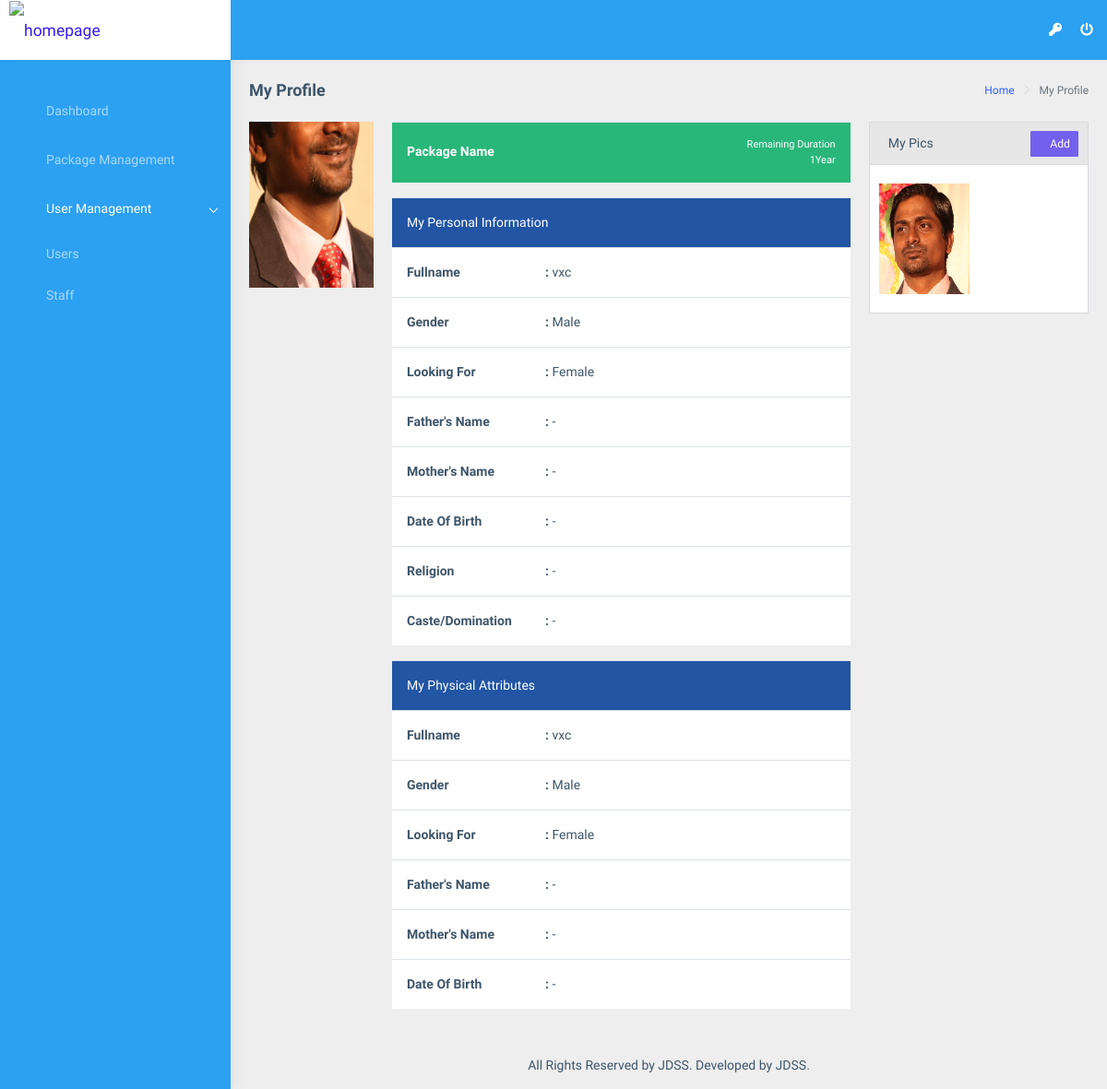
The page /profile/ (signed in) on the database its author committed.
### app/models.py (models this page shows, shortened)
class ProfilePictures(models.Model):
    user = models.ForeignKey(
        CustomUser,
        db_index = True,
        null = True,
        blank = True,
        on_delete = models.CASCADE,
    )
    picture = models.FileField(
        upload_to = profile_pics_directory,
        null = True,
        blank = True,
    )
    set_as_profile_pic = models.BooleanField(
        db_index = True,
        null = True,
        default = False,
        blank = True,
    )
    class Meta:
        verbose_name_plural = "User Profile Pictures"

class Profile(models.Model):
    user = models.ForeignKey(
        CustomUser,
        db_index = True,
        null = True,
        blank = True,
        on_delete = models.CASCADE,
    )
    package = models.ForeignKey(
        Package,
        db_index = True,
        null = True,
        blank = True,
        on_delete = models.SET_NULL,
    )
    fullname = models.CharField(
        max_length = 250,
        db_index = True,
        null = True,
        blank = False,
    )
    MALE = 'M'
    FEMALE = 'F'
    gender_choices = ((MALE, 'Male'), (FEMALE, 'Female'))
    gender = models.CharField(
        max_length = 1,
        db_index = True,
        null = True,
        blank = False,
        choices = gender_choices,
    )
    looking_for_gender = models.CharField(
        max_length = 1,
        db_index = True,
        null = True,
        blank = False,
        choices = gender_choices,
    )
    aged_from = models.IntegerField(
        db_index = True,
        null = True,
        blank = False,
    )
    aged_to = models.IntegerField(
        db_index = True,
        null = True,
        blank = False,
    )
    father_name = models.CharField(
        max_length = 250,
        db_index = True,
        null = True,
        blank = False,
    )
    mother_name = models.CharField(
        max_length = 250,
        db_index = True,
        null = True,
        blank = False,
    )
    dob = models.DateField(
        db_index = True,
        null = True,
        blank = False,
    )
    height = models.IntegerField(
        db_index = True,
        null = True,
        blank = False,
    )
    weight = models.IntegerField(
        db_index = True,
        null = True,
        blank = False,
    )
    complexion = models.CharField(
        max_length = 50,
        db_index = True,
        null = True,
        blank = False,
    )
    religion = models.ForeignKey(
        Religion,
        db_index = True,
        null = True,
        blank = True,
        on_delete = models.SET_NULL,
    )
    caste_creed = models.ForeignKey(
        Caste,
        db_index = True,
        null = True,
        blank = True,
        on_delete = models.SET_NULL,
    )
    qualification = models.CharField(
        max_length = 250,
        db_index = True,
        null = True,
        blank = False,
    )
    job_details = models.CharField(
        max_length = 250,
        db_index = True,
        null = True,
        blank = False,
    )
    phone_number = models.CharField(
        max_length = 20,
        db_index = True,
        null = True,
        blank = False,
    )
    phone_number_alternative = models.CharField(
        max_length = 20,
        db_index = True,
        null = True,
        blank = False,
    )
    address = models.TextField(
        db_index = True,
        null = True,
        blank = False,
    )
    biodata = models.FileField(
        upload_to = 'resumes',
        null = True,
        blank = True,
    )
    descriptions = models.TextField(
        null = True,
        blank = True,
    )
    block_profile_pics = models.BooleanField(
        default = False,
        db_index = True,
        null = True,
        blank = True,
    )
    created_on = models.DateTimeField(
        auto_now_add = True,
        db_index = True,
        null = True,
        blank = True,
    )
    updated_on = models.DateTimeField(
        auto_now_add = False,
        db_index = True,
        null = True,
        blank = True,
    )
    class Meta:
        verbose_name_plural = "User Profiles"

### app/views/profiles_filters.py (the view)
# urls.py: path('profile/', never_cache(login_required(profiles_filters.UserProfileView.as_view())), name="user_profile"),
class UserProfileView(View):
    template_name = 'app/base/base.html'
    data = defaultdict()
    data["included_template"] = 'app/users/profile.html'
    data["page_title"] = "My Profile"
    data["css_files"] = []
    data["js_files"] = []
    def get(self, request):
        try:
            profile_pic = ProfilePictures.objects.get(user=request.user, set_as_profile_pic=True)
            pro_pic = profile_pic.picture
        except:
            pro_pic = ""
            pass
        self.data["pro_pic"] = pro_pic
        self.data["profile"] = Profile.objects.get(user=request.user)
        self.data["gallery"] = ProfilePictures.objects.filter(user=request.user, set_as_profile_pic=False)
        return render(request, self.template_name, self.data)

### app/templatetags/common_filters.py (called while the page is built)
@register.simple_tag
def load_css_files(scripts = list()):
    html = []
    for script in scripts:
        html.append('<link rel="stylesheet" href="'+settings.STATIC_URL+script+'"/>')
    return safestring.mark_safe(''.join(html))

@register.simple_tag
def load_javascript_files(scripts = list()):
    html = []
    for script in scripts:
        html.append('<script src="'+settings.STATIC_URL+script+'"></script>')
    return safestring.mark_safe(''.join(html))

### app/templates/app/base/base.html (shortened to what this page needs)
{% load static %}
{% load common_filters %}
<!DOCTYPE html>
<html dir="ltr" lang="en">
<head>
    <link href="{% static 'base_files/css/style.min.css' %}" rel="stylesheet">
	<link href="{% static 'custom_files/css/custom.css' %}" rel="stylesheet">
</head>
<body>
    <div id="main-wrapper">
        <header class="topbar" style="background-color:#2ca0f1;">
            <nav class="navbar top-navbar navbar-expand-md">
                <div class="navbar-header">
                    <a class="navbar-brand" href="index.html" style="background-color:#FFF; text-align:center">
                        <span class="logo-text text-center">
                             <img src="{% static 'images/numpy-pandas.jpeg' %}" style="width:92px;" alt="homepage" class="light-logo" />
                        </span>
                    </a>
                </div>
                <div class="navbar-collapse collapse" id="navbarSupportedContent_1" style="background-color:#2ca0f1;">
                    <ul class="navbar-nav float-left mr-auto">
                        <li class="nav-item d-none d-md-block">
							<a class="nav-link sidebartoggler waves-effect waves-light" href="javascript:void(0)" data-sidebartype="mini-sidebar" style="color:#FFFFFF;">
								<i class="mdi mdi-menu font-24"></i>
							</a>
						</li>
                    </ul>
                    <ul class="navbar-nav float-right">
						<i  data-toggle="modal" data-target="#change_password_modal" title="Change Password" style="cursor:pointer; text-decoration:none; color:#FFFFFF; margin-right: 15px; margin-top: 3px;" class="fa fa-key m-r-5 m-l-5"></i>
						<a style="text-decoration:none; color:#FFFFFF" href="{% url 'logout' %}">
							<i class="fa fa-power-off m-r-5 m-l-5"></i>
						</a>
                    </ul>
                </div>
            </nav>
        </header>
        <aside class="left-sidebar" style="background-color:#2ca0f1;">
            <div class="scroll-sidebar">
                <nav class="sidebar-nav">
                    <ul id="sidebarnav" class="p-t-30">
                        <li class="sidebar-item">
							<a class="sidebar-link waves-effect waves-dark sidebar-link" href="{% url 'dashboard' %}" aria-expanded="false">
								<i class="mdi mdi-view-dashboard"></i>
								<span class="hide-menu">Dashboard</span>
							</a>
						</li>
						<li class="sidebar-item">
							<a class="sidebar-link waves-effect waves-dark sidebar-link" href="{% url 'staff_package_management_view' %}" aria-expanded="false">
								<i class="mdi mdi-view-dashboard"></i>
								<span class="hide-menu">Package Management</span>
							</a>
						</li>
						<li class="sidebar-item">
							<a class="sidebar-link has-arrow waves-effect waves-dark active" href="javascript:void(0)" aria-expanded="false">
								<i class="mdi mdi-receipt"></i>
								<span class="hide-menu">User Management</span>
							</a>
                            <ul aria-expanded="false" class="collapse first-level in">
                                <li class="sidebar-item">
									<a href="{% url 'user_management_view' %}" class="sidebar-link">
										<i class="mdi mdi-note-outline"></i>
										<span class="hide-menu"> Users </span>
									</a>
								</li>
                                <li class="sidebar-item">
									<a href="{% url 'staff_management_view' %}" class="sidebar-link">
										<i class="mdi mdi-note-plus"></i>
										<span class="hide-menu"> Staff </span>
									</a>
								</li>
                            </ul>
                        </li>
                    </ul>
                </nav>
            </div>
        </aside>
        <div class="page-wrapper">
             <div class="page-breadcrumb">
                <div class="row">
                    <div class="col-12 d-flex no-block align-items-center">
                        <h4 class="page-title">{{page_title}}</h4>
                        <div class="ml-auto text-right">
                            <nav aria-label="breadcrumb">
                                <ol class="breadcrumb">
                                    <li class="breadcrumb-item"><a href="#">Home</a></li>
                                    <li class="breadcrumb-item active" aria-current="page">{{page_title}}</li>
                                </ol>
                            </nav>
                        </div>
                    </div>
                </div>
            </div>
            <div class="container-fluid">
                {% include included_template %}
            </div>
            <footer class="footer text-center">
                All Rights Reserved by JDSS. Developed by JDSS</a>.
            </footer>
        </div>
    </div>
</body>
</html>

### app/templates/app/users/profile.html
{% load static %}
<div class="row">
	<div class="col-md-12">
		<div class="row">
			<div class="col-2">
				<div class="card-body">
					<img src="{% get_media_prefix %}{{pro_pic}}" class="img" width="100%" height="180px">
				</div>
			</div>
			<div class="col-10">
				<div class="row">
					<div class="col-8">
						<div class="card-body">
							<table class="table" style="border:none;">
								<tr>
									<td colspan="2" class="bg-success" style="color:#FFFFFF;">
										<span style="font-weight:bold; display:inline-block; line-height:30px;">Package Name</span>
										<span style="font-size:11px; display:inline-block; float:right; text-align:right;">
											Remaining Duration
											</br>1Year
										</span>
									</td>
								</tr>
							</table>
						</div>
						<div class="card-body">
							<table class="table" style="border:none;">
								<tr>
									<td colspan="2" class="bg-info" style="color:#FFFFFF;">
										My Personal Information
									</td>
								</tr>
								<tr>
									<td width="150px"><strong>Fullname</strong></td>
									<td><strong>:</strong> {{ profile.fullname }}</td>
								</tr>
								<tr>
									<td><strong>Gender</strong></td>
									<td><strong>:</strong> {{ profile.get_gender_display }}</td>
								</tr>
								<tr>
									<td><strong>Looking For</strong></td>
									<td><strong>:</strong> {{ profile.get_looking_for_gender_display }}</td>
								</tr>
								<tr>
									<td><strong>Father's Name</strong></td>
									<td><strong>:</strong> {{ profile.father_name|default_if_none:'-' }}</td>
								</tr>
								<tr>
									<td><strong>Mother's Name</strong></td>
									<td><strong>:</strong> {{ profile.mother_name|default_if_none:'-' }}</td>
								</tr>
								<tr>
									<td><strong>Date Of Birth</strong></td>
									<td><strong>:</strong> {{ profile.dob|default_if_none:'-' }}</td>
								</tr>
								<tr>
									<td><strong>Religion</strong></td>
									<td><strong>:</strong> {{ profile.religion|default_if_none:'-' }}</td>
								</tr>
								<tr>
									<td><strong>Caste/Domination</strong></td>
									<td><strong>:</strong> {{ profile.caste_creed|default_if_none:'-' }}</td>
								</tr>
							</table>
						</div>
						<div class="card-body">
							<table class="table" style="border:none;">
								<tr>
									<td colspan="2" class="bg-info" style="color:#FFFFFF;">
										My Physical Attributes
									</td>
								</tr>
								<tr>
									<td width="150px"><strong>Fullname</strong></td>
									<td><strong>:</strong> {{ profile.fullname|default_if_none:'-' }}</td>
								</tr>
								<tr>
									<td><strong>Gender</strong></td>
									<td><strong>:</strong> {{ profile.get_gender_display|default_if_none:'-' }}</td>
								</tr>
								<tr>
									<td><strong>Looking For</strong></td>
									<td><strong>:</strong> {{ profile.get_looking_for_gender_display|default_if_none:'-' }}</td>
								</tr>
								<tr>
									<td><strong>Father's Name</strong></td>
									<td><strong>:</strong> {{ profile.father_name|default_if_none:'-' }}</td>
								</tr>
								<tr>
									<td><strong>Mother's Name</strong></td>
									<td><strong>:</strong> {{ profile.mother_name|default_if_none:'-' }}</td>
								</tr>
								<tr>
									<td><strong>Date Of Birth</strong></td>
									<td><strong>:</strong> {{ profile.dob|default_if_none:'-' }}</td>
								</tr>
							</table>
						</div>
					</div>
					<div class="col-4">
						<div class="card-header card-header-border">
							My Pics
							<button class="btn btn-sm btn-primary" style="float:right; margin-right: -10px; margin-top:-3px"><i class="mdi mdi-plus"></i> Add</button>
						</div>
						<div class="card-body card-body-border">
							<div class="row" style="padding:10px">
								{% for pics in gallery %}
									<div class="col-6" style="padding:10px">
										<img src="{% get_media_prefix %}{{pics.picture}}" class="img" width="100%" height="120px">
									</div>
								{% endfor %}
							</div>
						</div>
					</div>
				</div>
			</div>
		</div>
	</div>
</div>

### app/static/custom_files/css/custom.css (style rules this page uses)
.card-header-border { border-top: 1px solid #d9d9de; border-left: 1px solid #d9d9de; border-right: 1px solid #d9d9de; }
.card-body-border { border: 1px solid #d9d9de; }
.card-body { padding: 0px; }
.card-body { background-color: #FFF; }

### rows shown on the page
ProfilePictures: picture (picture)
Profile: fullname "vxc", gender "Male", looking_for_gender "Female", father_name "-", mother_name "-", dob "-", religion "-", caste_creed "-"
ProfilePictures: picture (picture)

### other values the page prints
{{ page_title }} "My Profile"
